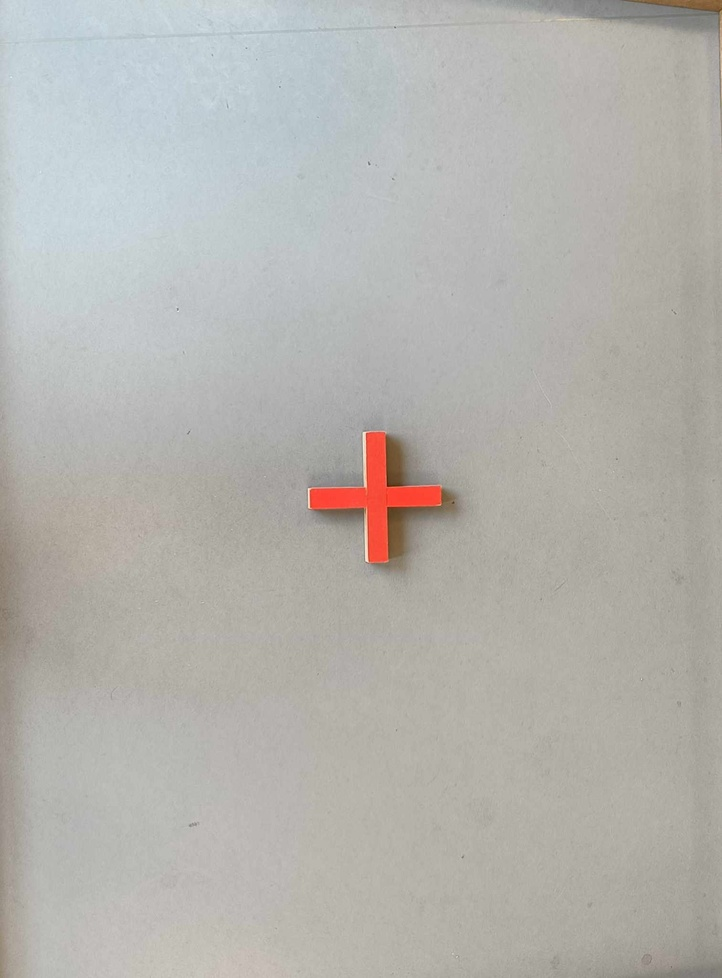
#> input picture cross.jpg, 722 x 978 px, shrunk from 1512 x 2048 before the run, given in place of the camera
$ python imagerecognition_test.py
#> lines starting #> are read from the running program, lines starting #| are printed output that depends on the picture; after the words box and inside, x2 and y2 are one past the last pixel; in counts of white or black regions, pixels touching at a corner belong together
import cv2
import numpy as np
import time

#from main import turn_360

min_radius = 5
max_radius = 15
min_distance = 5
dp = 1
param1 = 25
param2 = 23
blur_strength = 5

detection_timeout = 5
clear_interval = 10

cap = cv2.VideoCapture(0, cv2.CAP_DSHOW)

circle_positions = {}
circle_history = {}
cross_positions = {}

print_interval = 5

last_print_time = time.time()
last_clear_time = time.time()

while True:
    try:
        ret, frame = cap.read()
#> frame is the input picture: shape (978, 722, 3); mean B, G, R 174.7, 179.3, 180.6

        if not ret:
            print("Error: Failed to capture frame from camera")
            break

        gray = cv2.cvtColor(frame, cv2.COLOR_BGR2GRAY)
        gray = cv2.GaussianBlur(gray, (blur_strength, blur_strength), 0)

        thresh = cv2.adaptiveThreshold(gray, 255, cv2.ADAPTIVE_THRESH_MEAN_C,
                                        cv2.THRESH_BINARY, 11, 2)
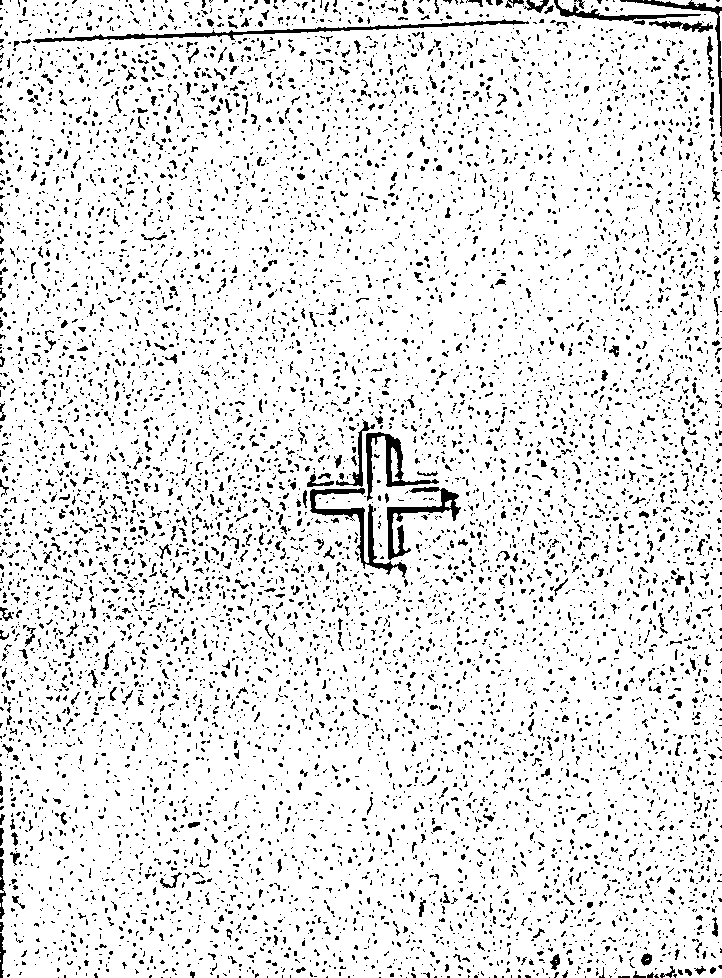
#> thresh: shape (978, 722); 89.6% white; black in thin lines or dots

        circles = cv2.HoughCircles(thresh, cv2.HOUGH_GRADIENT, dp, min_distance,
                                param1=param1, param2=param2, minRadius=min_radius, maxRadius=max_radius)
#> circles = None

        frame_count = cap.get(cv2.CAP_PROP_POS_FRAMES)

        if circles is not None:
            circles = np.uint16(np.around(circles))
            for i in circles[0, :]:
                center = (i[0], i[1])
                radius = i[2]
                if radius > min_radius * 0.5:

                    if center in circle_positions:
                        circle_positions[center] = radius
                        circle_history[center]["last_seen"] = frame_count
                    elif center in circle_history:
                        circle_positions[center] = radius
                        circle_history[center]["last_seen"] = frame_count
                    else:
                        circle_positions[center] = radius
                        circle_history[center] = {"radius": radius, "last_seen": frame_count}

        contours, _ = cv2.findContours(thresh, cv2.RETR_EXTERNAL, cv2.CHAIN_APPROX_SIMPLE)
#> contours = 20 contours, 16 with area under 20; largest, box (x1, y1, x2, y2) and area: (0, 0, 722, 978) 699335, (655, 0, 722, 8) 194, (530, 0, 543, 7) 36, (719, 11, 722, 71) 34
        for contour in contours:
            area = cv2.contourArea(contour)
            if area > 50:  # Minimum area threshold for cross detection
                approx = cv2.approxPolyDP(contour, 0.02 * cv2.arcLength(contour, True), True)
                if len(approx) == 12:  # Cross has 12 vertices
                    center = tuple(map(int, np.mean(approx, axis=0)[0]))
                    cross_positions[center] = area
                    cv2.drawContours(frame, [approx], 0, (0, 255, 0), 2)
#> this loop made 20 passes
#> (area, approx) on passes 14, 20: (194, [[655, 0], [721, 6], [721, 0]]), (699335, [[2, 0], [3, 977], [721, 977], [717, 15]])
#> area on passes 13, 17: 34.5, 35.5
#> after the loop, cross_positions = 0 items

        for center, entry in list(circle_history.items()):
            entry["last_seen"] = frame_count

            if frame_count - entry["last_seen"] >= detection_timeout:
                del circle_positions[center]
                del circle_history[center]

        if circles is not None:
            circles = np.uint16(np.around(circles))
            for i in circles[0, :]:
                center = (i[0], i[1])
                radius = i[2]
                cv2.circle(frame, center, radius, (0, 0, 255), 2)

        for center, radius in circle_positions.items():
            cv2.circle(frame, center, radius, (0, 255, 0), 2)

        cv2.imshow("Live Camera Feed", frame)

        current_time = time.time()
        if current_time - last_print_time >= print_interval:
            print("Circle Positions:")
            for idx, (center, radius) in enumerate(circle_positions.items(), start=1):
                print(f"Circle {idx}: Center {center}, Radius {radius}")
            print("")
            print("Cross positions:")
            for idx, (center) in enumerate(cross_positions.items(), start = 1):
                print(f"Cross {idx}: Position {center}")
            last_print_time = current_time

        if current_time - last_clear_time >= clear_interval:
            #turn_360()
            circle_positions.clear()
            circle_history.clear()
            cross_positions.clear()
            last_clear_time = current_time

        if cv2.waitKey(1) == ord('q'):
#> (key q is pressed here)
            break

    except Exception as e:
        print(f"An error occurred: {e}")

cap.release()
cv2.destroyAllWindows()
